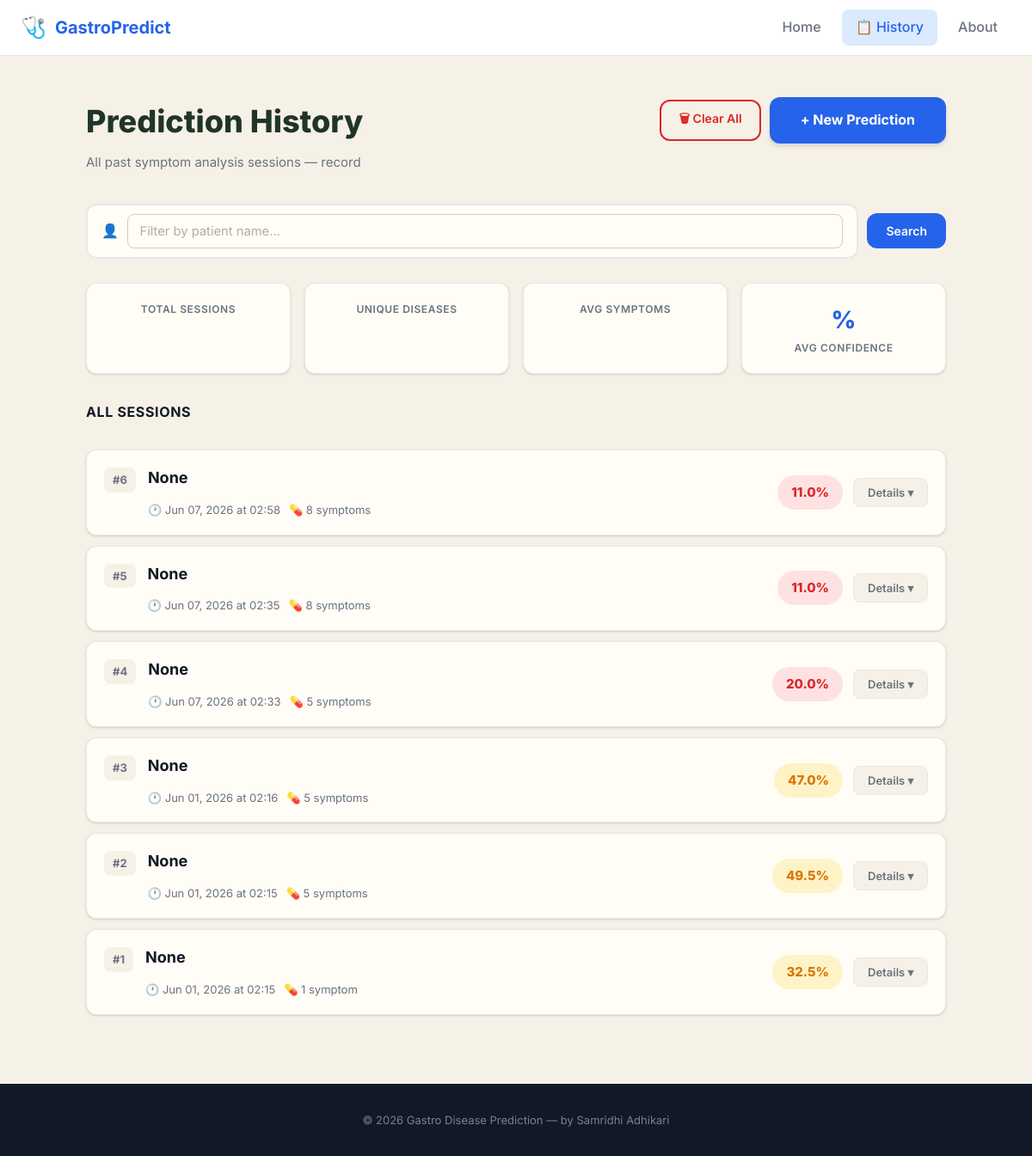
The page /history/ on the database its author committed.
### predictor/models.py (models this page shows, shortened)
class PredictionSession(models.Model):
    created_at = models.DateTimeField(auto_now_add=True)
    patient_name = models.CharField(max_length=150, blank=True, default='')
    patient_age = models.PositiveSmallIntegerField(null=True, blank=True)
    symptoms = models.JSONField()
    symptoms_count = models.PositiveIntegerField(default=0)
    predictions = models.JSONField()
    top_disease = models.ForeignKey(
        Disease,
        on_delete=models.SET_NULL,
        null=True,
        blank=True,
        related_name='prediction_sessions',
    )
    top_disease_name = models.CharField(max_length=200)  # fallback/snapshot if Disease record is later deleted/renamed
    top_probability = models.FloatField()
    top_severity = models.CharField(max_length=100, blank=True)
    top_specialist = models.CharField(max_length=200, blank=True)
    class Meta:
        ordering = ['-created_at']
        verbose_name = 'Prediction Session'
        verbose_name_plural = 'Prediction Sessions'

### predictor/views.py (the view)
# urls.py: path('history/', views.history, name='history'),
def history(request):
    sessions = PredictionSession.objects.all().order_by("-id")
    return render(request, "predictor/history.html", {
        "sessions": sessions
    })

### templates/predictor/history.html (shortened to what this page needs)
{% extends 'predictor/base.html' %}
{% load static %}
{% block content %}
<section class="history-section">
    <div class="history-container">
        <div class="history-header">
            <div>
                <h1 class="history-title">Prediction History</h1>
                <p class="history-subtitle">
                    {% if search_name %}
                        Showing results for "<strong>{{ search_name }}</strong>" — {{ total_sessions }} record{{ total_sessions|pluralize }}
                    {% else %}
                        All past symptom analysis sessions — {{ total_sessions }} record{{ total_sessions|pluralize }}
                    {% endif %}
                </p>
            </div>
            <div class="history-actions">
                {% if sessions %}
                <button class="btn-danger-outline" id="clearHistoryBtn">🗑 Clear All</button>
                {% endif %}
                <a href="{% url 'index' %}" class="btn-predict" style="text-decoration:none;">+ New Prediction</a>
            </div>
        </div>
        <div class="patient-filter-bar">
            <form method="get" action="{% url 'history' %}" class="patient-filter-form">
                <div class="filter-input-wrap">
                    <span class="filter-icon">👤</span>
                    <input
                        type="text"
                        name="name"
                        value="{{ search_name }}"
                        placeholder="Filter by patient name..."
                        class="filter-input"
                        list="patientNamesList"
                        autocomplete="off"
                    >
                </div>
                <button type="submit" class="btn-filter">Search</button>
            </form>
        </div>
        {% if not sessions %}
        <div class="empty-state">
            <div class="empty-icon">{% if search_name %}🔍{% else %}📋{% endif %}</div>
            <h3>{% if search_name %}No records for "{{ search_name }}"{% else %}No predictions yet{% endif %}</h3>
            <p>{% if search_name %}Try a different name or clear the filter.{% else %}Start by selecting your symptoms on the home page to get your first prediction.{% endif %}</p>
            {% if not search_name %}
            <a href="{% url 'index' %}" class="btn-predict" style="text-decoration:none; margin-top:16px; display:inline-flex;">Start Prediction →</a>
            {% endif %}
        </div>
        {% else %}
        <div class="history-stats-bar">
            <div class="hstat">
                <span class="hstat-label">{% if search_name %}Matched{% else %}Total{% endif %} Sessions</span>
            </div>
            <div class="hstat">
                <span class="hstat-label">Unique Diseases</span>
            </div>
            <div class="hstat">
                <span class="hstat-label">Avg Symptoms</span>
            </div>
            <div class="hstat">
                <span class="hstat-num">{{ avg_confidence }}%</span>
                <span class="hstat-label">Avg Confidence</span>
            </div>
        </div>
        <div class="history-list">
            <h3 class="section-heading">All Sessions</h3>
            {% for session in sessions %}
            <div class="history-card" data-id="{{ session.id }}">
                <div class="history-card-header">
                    <div class="history-card-left">
                        <div class="history-index">#{{ forloop.revcounter }}</div>
                        <div>
                            <div class="history-card-top-row">
                                <div class="history-disease">{{ session.top_disease }}</div>
                            </div>
                            <div class="history-meta">
                                <span class="meta-item">🕐 {{ session.created_at|date:"M d, Y" }} at {{ session.created_at|time:"H:i" }}</span>
                                <span class="meta-item">💊 {{ session.symptoms_count }} symptom{{ session.symptoms_count|pluralize }}</span>
                                <span class="meta-item severity-tag">{{ session.top_severity }}</span>
                            </div>
                        </div>
                    </div>
                    <div class="history-card-right">
                        <div class="prob-badge {% if session.top_probability >= 50 %}prob-high{% elif session.top_probability >= 25 %}prob-medium{% else %}prob-low{% endif %}">
                            {{ session.top_probability|floatformat:1 }}%
                        </div>
                        <button class="btn-toggle" onclick="toggleDetails({{ session.id }})">Details ▾</button>
                    </div>
                </div>
            </div>
            {% endfor %}
        </div>
        {% endif %}
    </div>
</section>
{% endblock %}

### templates/predictor/base.html (shortened to what this page needs)
{% load static %}
<html lang="en">
<head>
    <link rel="stylesheet" href="{% static 'predictor/css/style.css' %}">
</head>
<body>
    <nav class="navbar">
        <div class="nav-container">
            <a href="{% url 'index' %}" class="nav-logo">
                <span class="logo-icon">🩺</span>
                <span class="logo-text">GastroPredict</span>
            </a>
            <div class="nav-links">
                <a href="{% url 'index' %}" class="nav-link {% if request.resolver_match.url_name == 'index' %}active{% endif %}">Home</a>
                <a href="{% url 'history' %}" class="nav-link {% if request.resolver_match.url_name == 'history' %}active{% endif %}">📋 History</a>
                <a href="{% url 'about' %}" class="nav-link {% if request.resolver_match.url_name == 'about' %}active{% endif %}">About</a>
            </div>
        </div>
    </nav>
    <main class="main-content">
        {% block content %}{% endblock %}
    </main>
    <footer class="footer">
        <div class="footer-container">
            <p class="footer-copy">&copy; 2026 Gastro Disease Prediction — by Samridhi Adhikari</p>
        </div>
    </footer>
</body>
</html>

### rows shown on the page
PredictionSession: top_disease "None", created_at "Jun 07, 2026", created_at "02:58", symptoms_count "8", top_probability "11.0"
PredictionSession: top_disease "None", created_at "Jun 07, 2026", created_at "02:35", symptoms_count "8", top_probability "11.0"
PredictionSession: top_disease "None", created_at "Jun 07, 2026", created_at "02:33", symptoms_count "5", top_probability "20.0"
PredictionSession: top_disease "None", created_at "Jun 01, 2026", created_at "02:16", symptoms_count "5", top_probability "47.0"
PredictionSession: top_disease "None", created_at "Jun 01, 2026", created_at "02:15", symptoms_count "5", top_probability "49.5"
PredictionSession: top_disease "None", created_at "Jun 01, 2026", created_at "02:15", symptoms_count "1", top_probability "32.5"
